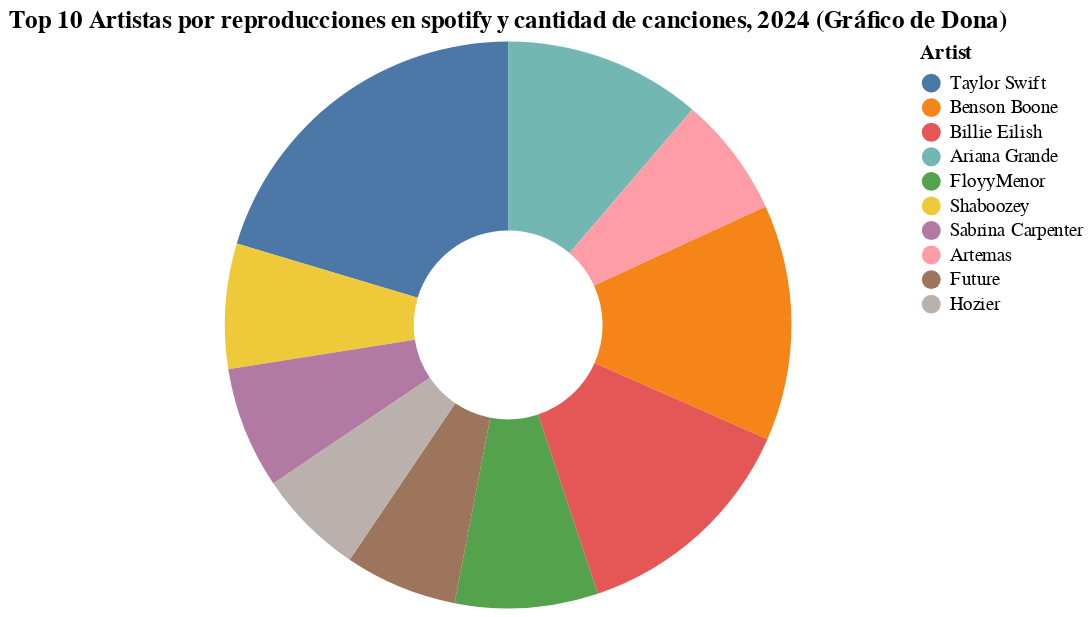

Notebook cell for this chart:
### Code cell
# Crear el gráfico de dona
alt.Chart(top_10_artists).mark_arc(innerRadius=50).encode(
    theta=alt.Theta('total_streams:Q', title='Total Spotify Streams'),  # Tamaño del arco según los streams
    color=alt.Color(
        'artist:N',
        title='Artist',
        sort=alt.EncodingSortField(field='total_streams', order='descending')  # Ordenar por streams en orden descendente
    ),
    tooltip=['artist', 'total_streams', 'song_count']  # Mostrar información adicional
).properties(
    title='Top 10 Artistas por reproducciones en spotify y cantidad de canciones, 2024 (Gráfico de Dona)'
)

### Figure 1 — Vega-Lite specification as saved in the notebook (floating-point values rounded to 4 significant figures)
{"config": {"view": {"continuousWidth": 400, "continuousHeight": 300}}, "data": {"name": "data-886de247d90666492b2a9bb5aaf2db8a"}, "mark": {"type": "arc", "innerRadius": 50}, "encoding": {"color": {"field": "artist", "sort": {"field": "total_streams", "order": "descending"}, "title": "Artist", "type": "nominal"}, "theta": {"field": "total_streams", "title": "Total Spotify Streams", "type": "quantitative"}, "tooltip": [{"field": "artist", "type": "nominal"}, {"field": "total_streams", "type": "quantitative"}, {"field": "song_count", "type": "quantitative"}]}, "title": "Top 10 Artistas por reproducciones en spotify y cantidad de canciones, 2024 (Gráfico de Dona)", "$schema": "https://vega.github.io/schema/vega-lite/v4.17.0.json", "datasets": {"data-886de247d90666492b2a9bb5aaf2db8a": [{"artist": "Taylor Swift", "total_streams": 1777980550, "song_count": 9}, {"artist": "Benson Boone", "total_streams": 1175778682, "song_count": 3}, {"artist": "Billie Eilish", "total_streams": 1158628017, "song_count": 10}, {"artist": "Ariana Grande", "total_streams": 982791211, "song_count": 3}, {"artist": "FloyyMenor", "total_streams": 712195913, "song_count": 3}, {"artist": "Shaboozey", "total_streams": 623857044, "song_count": 2}, {"artist": "Sabrina Carpenter", "total_streams": 607197312, "song_count": 2}, {"artist": "Artemas", "total_streams": 601309283, "song_count": 1}, {"artist": "Future", "total_streams": 560393124, "song_count": 2}, {"artist": "Hozier", "total_streams": 532012790, "song_count": 1}]}}
